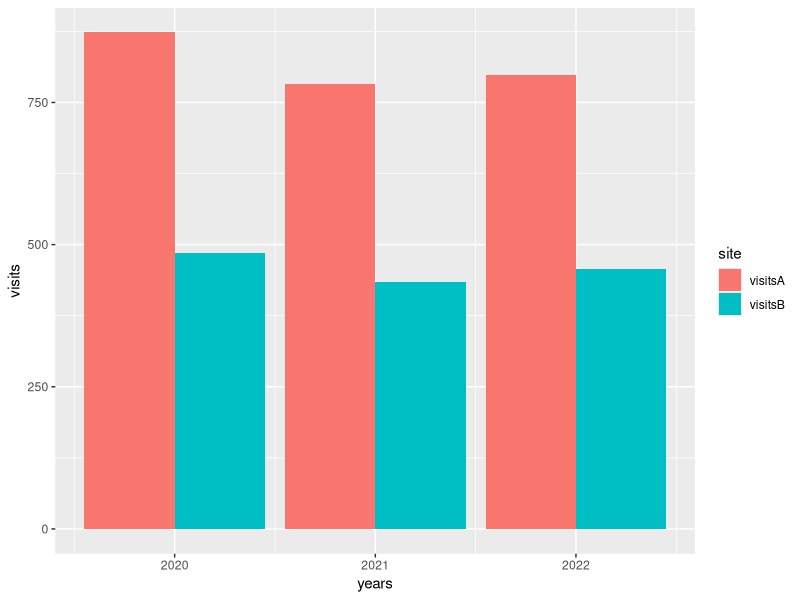
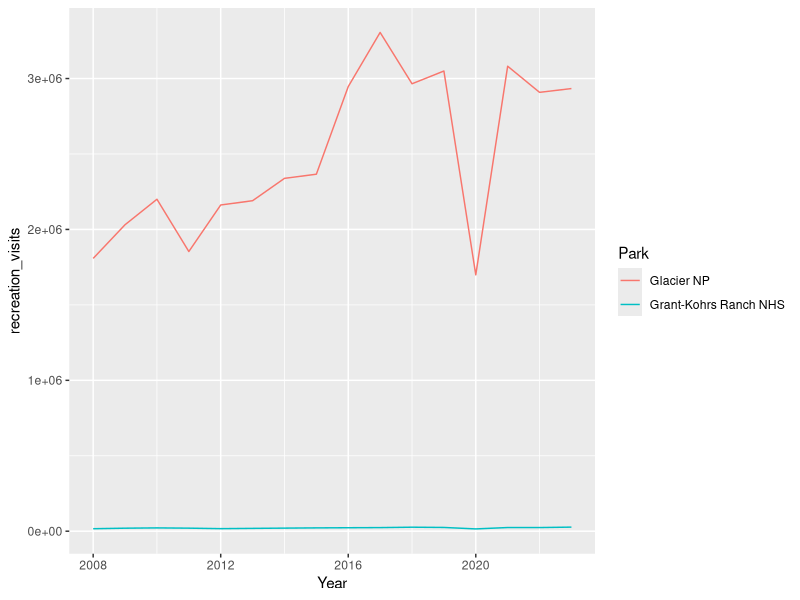
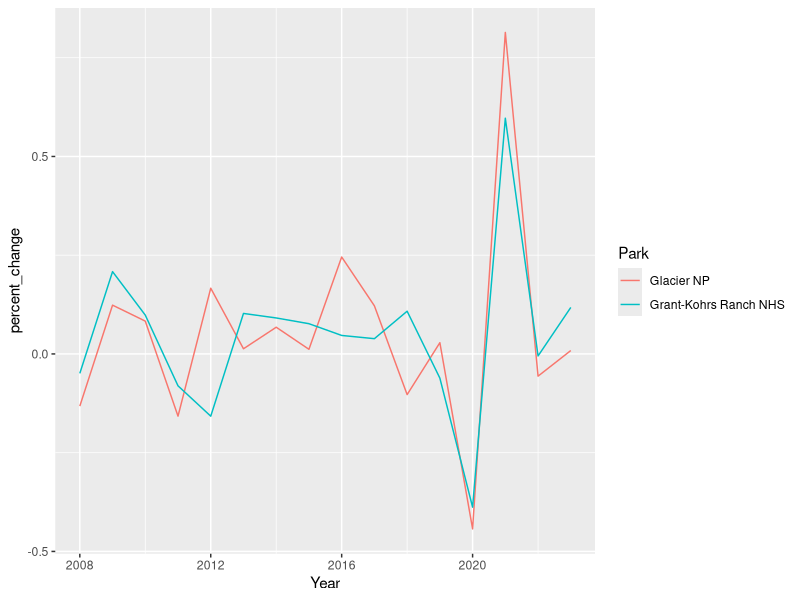
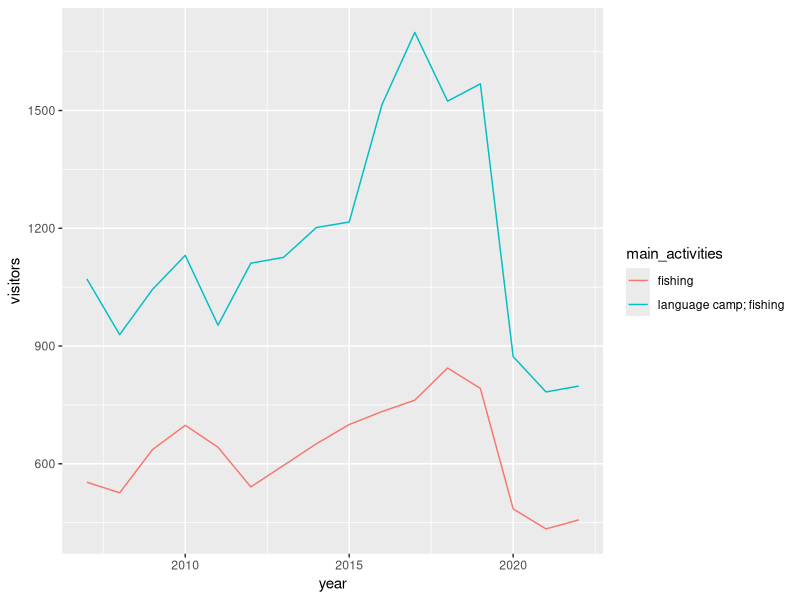
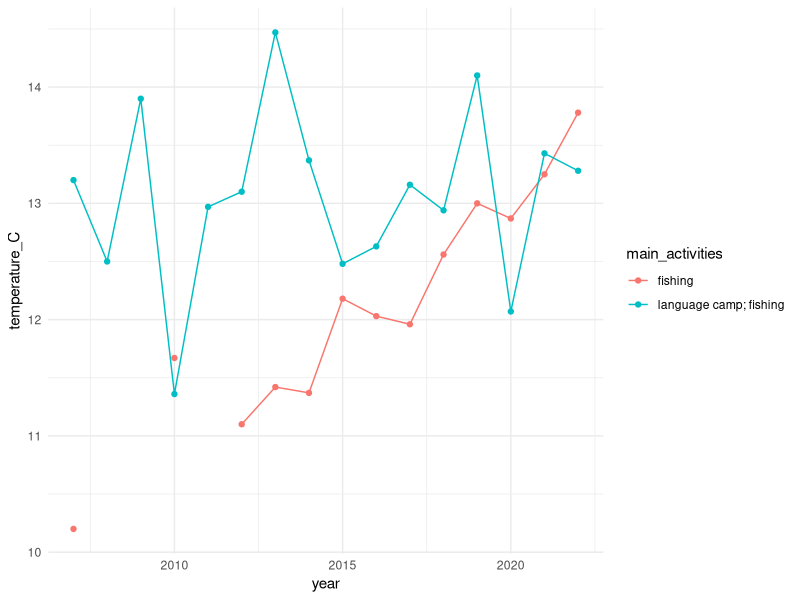
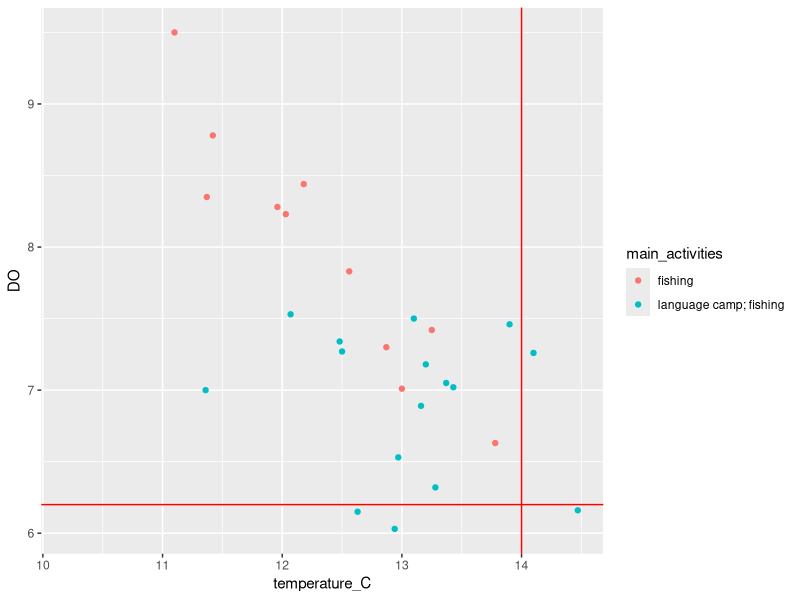
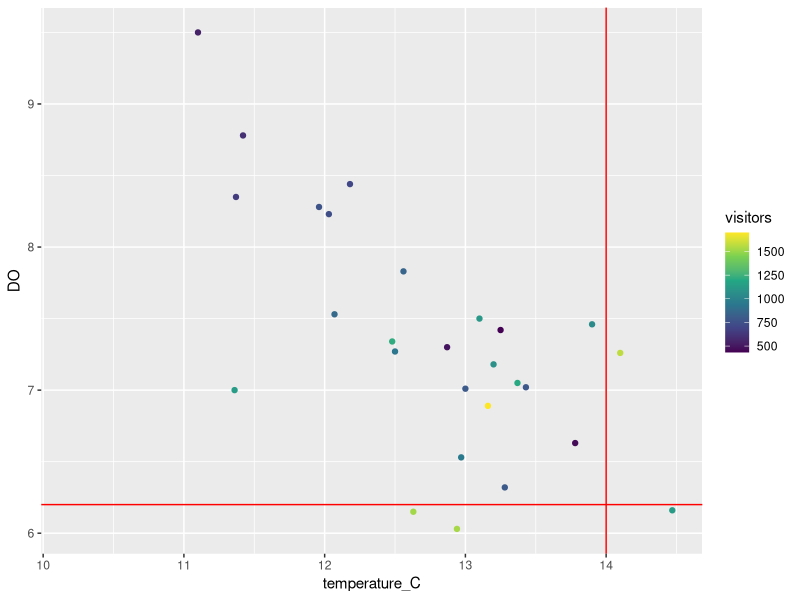
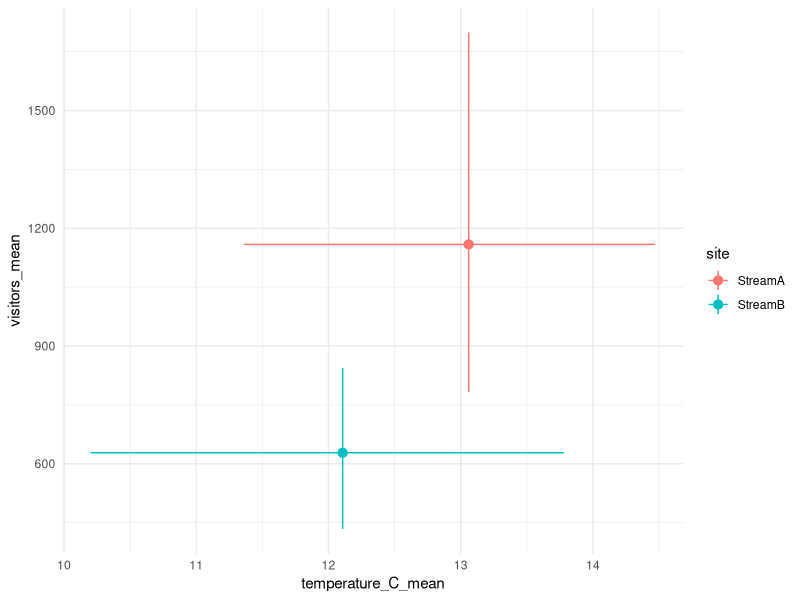

Write the R code that produced these figures, in order.
## ---- chunk 1
knitr::opts_chunk$set(echo = TRUE, warning=F, message=F)

library(tidyverse)
library(viridis)
library(readxl)
## ---- chunk 2

# population of Montana 
pop_MT = 1123000

# population of Flathead reservation
pop_FR = 28304 

# percent of population on flathead reservation 
percent_res = pop_FR/pop_MT 


years = c(2020, 2021, 2022)

# Stream A / Lake Mary Ronan 
visitsA = c(34645, 31055, 31674)*percent_res
# Stream B /  Thompson Falls
visitsB = c(19240, 17236, 18129)*percent_res

stream_visits = data.frame(years, visitsA, visitsB)

# quick visualizer 
stream_visits %>% pivot_longer(cols=c(visitsA, visitsB), names_to="site", values_to="visits") %>% 
  ggplot(aes(x=years, y=visits, fill=site)) + geom_col(position='dodge')
## ---- chunk 3
national_visits <- read_excel("Query Builder for Public Use Statistics (1979 - Last Calendar Year)-Percent_Changes_NP.xlsx", skip = 2)

## plot percent change of the different parks  

# Stream A / Lake Mary Ronan / Glacier NP 
# Stream B / Thompsn Falls / Grant Kohrs Ranch NHS 
national_visits %>% 
  na.omit() %>% 
  ggplot() + geom_line(aes(x=Year, y=recreation_visits, col=Park)) 

national_visits %>% 
  na.omit() %>% 
  ggplot() + geom_line(aes(x=Year, y=percent_change, col=Park)) 
## ---- chunk 4
# resulting data frame 
streams_data_visitors <- read.csv("streams_data_visitors.csv")

head(streams_data_visitors)

## ---- chunk 5
# plot new variables 
ggplot(streams_data_visitors) + geom_line(aes(x=year, y=visitors, col=main_activities))
## ---- chunk 6
ggplot(streams_data_visitors,
       aes(x=year, y=temperature_C, col=main_activities)) + 
  geom_line() + geom_point() +
  theme_minimal()

DO_threshold = 6.2
temp_threshold = 14

ggplot(streams_data_visitors) + geom_point(aes(y=DO, x=temperature_C, col=main_activities)) + 
  geom_hline(aes(yintercept=DO_threshold), col="red") + 
  geom_vline(aes(xintercept=temp_threshold), col="red")

# re-do scattrer plot with visitors data as color to show that points with higher visitors also have lower DO/higher temps - relate to fishing 

ggplot(streams_data_visitors) + geom_point(aes(y=DO, x=temperature_C, col=visitors)) +
  scale_color_viridis_c() +
  geom_hline(aes(yintercept=DO_threshold), col="red") + 
  geom_vline(aes(xintercept=temp_threshold), col="red")
## ---- chunk 7
streams_data_visitors %>% 
  group_by(site) %>% # first grouping by each stream site 
  summarise_at(vars(temperature_C, visitors),  # we are taking the two vars temp and visitors 
               list(min=min,max=max,mean=mean), na.rm=T ) %>% # and getting the min, max, and mean  
  ggplot() + 
  geom_pointrange(aes(x=temperature_C_mean, # then use point range to plot 
                      xmax=temperature_C_max, 
                      xmin=temperature_C_min,
                      y=visitors_mean, 
                      col=site)) + 
  geom_pointrange(aes(y=visitors_mean, 
                      ymax=visitors_max, 
                      ymin=visitors_min, 
                      x=temperature_C_mean, 
                      col=site)) + 
  theme_minimal()

# can repeat this plot to be summary of scatter plot with temp on x axis and DO on y axis 
streams_data_visitors %>% group_by(site) %>% 
  summarise_at(vars(temperature_C, visitors, DO), 
               list(sd=sd, mean=mean), na.rm=T ) %>% 
  ggplot() + 
  geom_pointrange(aes(x=temperature_C_mean, 
                      xmax=temperature_C_mean+temperature_C_sd, 
                      xmin=temperature_C_mean-temperature_C_sd,
                      y=DO_mean, 
                      col=site)) + 
  geom_pointrange(aes(y=DO_mean, 
                      ymax=DO_mean+DO_sd, 
                      ymin=DO_mean-DO_sd, 
                      x=temperature_C_mean, 
                      col=site)) + 
  theme_minimal()
## ---- chunk 8
# temperature 
ggplot(streams_data_visitors, 
       aes(x=year, y=temperature_C, col=visitors)) + 
  geom_hline(aes(yintercept = temp_threshold), col="red", linetype="dashed") + 
     geom_point(size=4) + geom_line() + 
     theme_bw() + facet_wrap('main_activities') + 
  scale_color_viridis_c()

# DO 
ggplot(streams_data_visitors, 
       aes(x=year, y=DO, col=visitors)) + 
  geom_hline(aes(yintercept = DO_threshold), col="red", linetype="dashed") + 
  geom_point(size=4) + geom_line() + 
  theme_bw() + facet_wrap('main_activities') + 
  scale_color_viridis_c()
## ---- chunk 9
# if you want to use trend lines 
ggplot(streams_data_visitors, 
       aes(x=year, y=visitors, col=main_activities)) +
  geom_point(size=2) + 
  geom_smooth(method='lm')

ggplot(streams_data_visitors, 
       aes(x=year, y=temperature_C, col=main_activities)) +
  geom_point(size=2) + 
  geom_smooth(method='lm')

